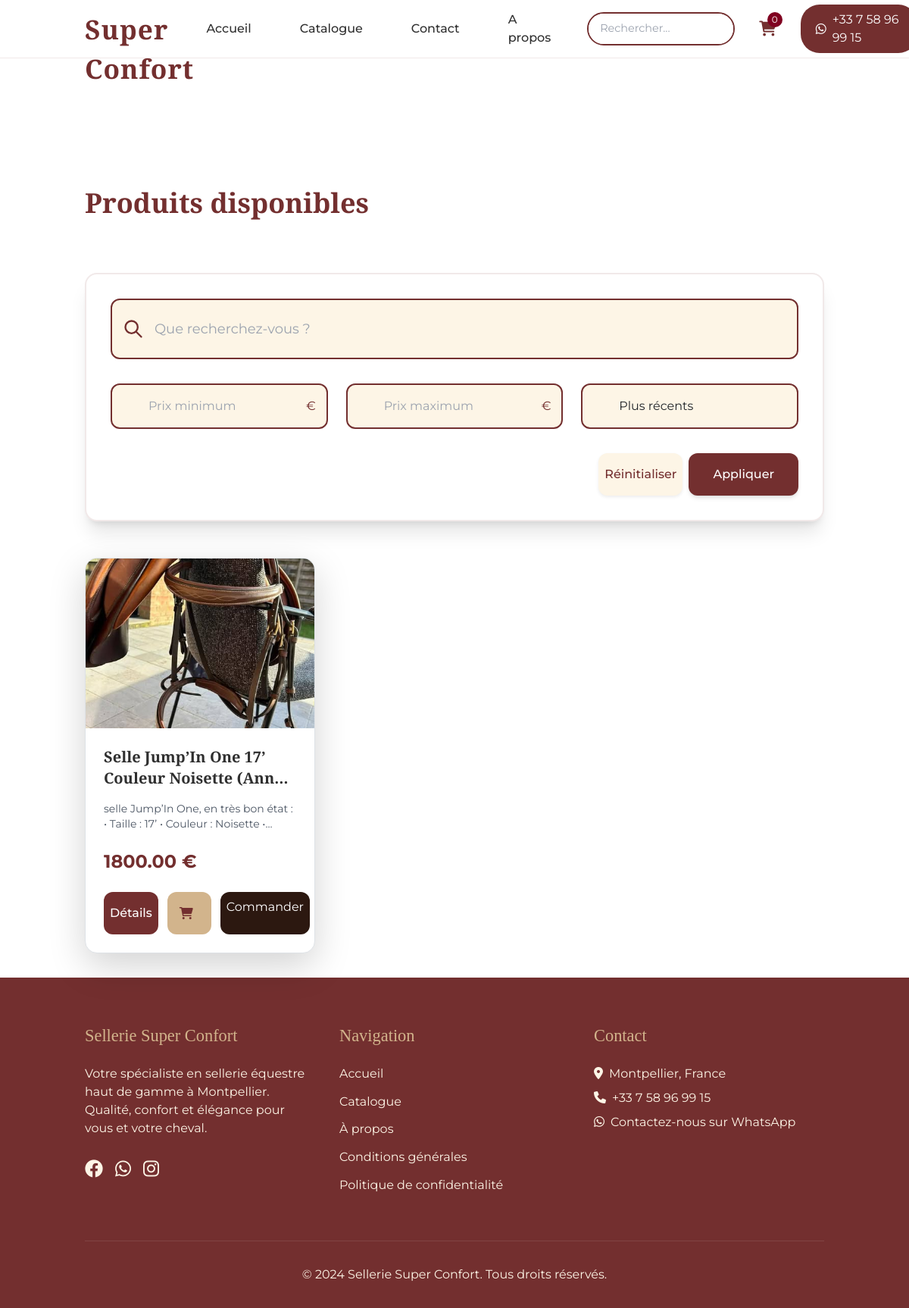
/catalogue/, run on the app's committed database.
### app/models.py (models this page shows, shortened)
class Product(models.Model):
    name = models.CharField(max_length=255)
    description = models.TextField()
    price = models.DecimalField(max_digits=10, decimal_places=2)
    image = models.ImageField(upload_to='products/', blank=True, null=True)
    owner = models.ForeignKey(User, on_delete=models.CASCADE, related_name="products")
    created_at = models.DateTimeField(auto_now_add=True)

### app/views.py (the view)
# urls.py: path('catalogue/', catalogue, name='catalogue'),
def catalogue(request):
    query = request.GET.get('q', '')
    sort = request.GET.get('sort', 'recent')  # Par défaut, tri par date
    min_price = request.GET.get('min_price', '')
    max_price = request.GET.get('max_price', '')
    cart = request.session.get('cart', {})
    cart_count = sum(cart.values()) if cart else 0
    products = Product.objects.all()
    if query:
        products = products.filter(
            Q(name__icontains=query) |
            Q(description__icontains=query) |
            Q(owner__username__icontains=query)
        )
    if min_price:
        products = products.filter(price__gte=float(min_price))
    if max_price:
        products = products.filter(price__lte=float(max_price))
    if sort == 'price_asc':
        products = products.order_by('price')
    elif sort == 'price_desc':
        products = products.order_by('-price')
    elif sort == 'recent':
        products = products.order_by('-created_at')
    elif sort == 'name':
        products = products.order_by('name')
    context = {
        'products': products,
        'current_query': query,
        'current_sort': sort,
        'current_min_price': min_price,
        'current_max_price': max_price,
        'cart_count': cart_count,  # Nombre d'articles dans le panier en cours de commande
    }
    return render(request, 'catalogue.html', context)

### app/templates/catalogue.html (shortened to what this page needs)
{% extends "base.html" %}
{% block content %}
<br><br><br><br>
<div class="container mx-auto px-4 py-8">
    <div class="flex flex-col md:flex-row justify-between items-center mb-12">
        <h2 class="text-4xl font-bold text-[#732F2F] mb-4 md:mb-0 font-['Cormorant_Garamond']">Produits disponibles</h2>
    </div>
    <div class="bg-white rounded-2xl shadow-xl p-8 mb-12 transform hover:scale-[1.01] transition-all duration-300 border-2 border-[#732F2F]/10">
        <form action="" method="GET" class="space-y-8">
            <div class="relative group">
                <input type="text" name="q" value="{{ current_query }}" placeholder="Que recherchez-vous ?"
                    class="w-full py-4 px-14 rounded-xl border-2 border-[#732F2F] focus:border-[#732F2F] focus:ring-4 focus:ring-[#732F2F]/20 transition-all text-lg bg-[#FDF5E6] group-hover:bg-white">
                <svg xmlns="http://www.w3.org/2000/svg" class="h-7 w-7 text-[#732F2F] absolute left-4 top-1/2 transform -translate-y-1/2 transition-colors"
                    fill="none" viewBox="0 0 24 24" stroke="currentColor">
                    <path stroke-linecap="round" stroke-linejoin="round" stroke-width="2"
                        d="M21 21l-6-6m2-5a7 7 0 11-14 0 7 7 0 0114 0z" />
                </svg>
            </div>
            <div class="grid grid-cols-1 md:grid-cols-3 gap-6">
                <div class="relative">
                    <input type="number" name="min_price" value="{{ current_min_price }}" placeholder="Prix minimum"
                        class="w-full py-3 px-5 rounded-xl border-2 border-[#732F2F] focus:border-[#732F2F] focus:ring-4 focus:ring-[#732F2F]/20 transition-all bg-[#FDF5E6] hover:bg-white">
                    <span class="absolute right-4 top-1/2 transform -translate-y-1/2 text-[#732F2F]">€</span>
                </div>
                <div class="relative">
                    <input type="number" name="max_price" value="{{ current_max_price }}" placeholder="Prix maximum"
                        class="w-full py-3 px-5 rounded-xl border-2 border-[#732F2F] focus:border-[#732F2F] focus:ring-4 focus:ring-[#732F2F]/20 transition-all bg-[#FDF5E6] hover:bg-white">
                    <span class="absolute right-4 top-1/2 transform -translate-y-1/2 text-[#732F2F]">€</span>
                </div>
                <select name="sort"
                    class="w-full py-3 px-5 rounded-xl border-2 border-[#732F2F] focus:border-[#732F2F] focus:ring-4 focus:ring-[#732F2F]/20 transition-all bg-[#FDF5E6] hover:bg-white appearance-none cursor-pointer">
                    <option value="recent" {% if current_sort == 'recent' %}selected{% endif %}>Plus récents</option>
                </select>
            </div>
            <div class="flex justify-end space-x-2">
                <a href="{% url 'catalogue' %}"
                    class="px-2 py-3 bg-[#FDF5E6] text-[#732F2F] rounded-xl hover:bg-[#D2B48C] transition-all shadow-sm hover:shadow-md font-medium">
                    Réinitialiser
                </a>
                <button type="submit"
                    class="px-8 py-3 bg-[#732F2F] text-white rounded-xl hover:bg-[#5A1E1E] transition-all shadow-md hover:shadow-xl font-medium">
                    Appliquer
                </button>
            </div>
        </form>
    </div>
    <div class="grid grid-cols-1 md:grid-cols-2 lg:grid-cols-3 xl:grid-cols-3 gap-8">
        {% for product in products %}
        <div class="bg-white shadow-lg rounded-2xl overflow-hidden transform transition-all duration-300 hover:scale-105 hover:shadow-2xl group border border-[#732F2F]/10">
            {% if product.image %}
            <div class="relative h-56 overflow-hidden">
                <img src="{{ product.image.url }}" alt="{{ product.name }}"
                    class="w-full h-full object-cover transform transition-transform duration-500 group-hover:scale-110">
            </div>
            {% endif %}
            <div class="p-6">
                <h3 class="text-xl font-bold text-[#2F2F2F] mb-3 line-clamp-2 group-hover:text-[#732F2F] transition-colors font-['Cormorant_Garamond']">{{ product.name }}</h3>
                <p class="text-gray-600 mb-4 text-sm line-clamp-2">{{ product.description }}</p>
                <div class="flex justify-between items-center mb-6">
                    <span class="text-[#732F2F] font-bold text-2xl">
                        {{ product.price }} €
                    </span>
                </div>
                <div class="flex justify-between space-x-3">
                    <a href="{% url 'product_detail' product.id %}"
                        class="flex-1 bg-[#732F2F] text-white text-center px-2 py-3 rounded-xl hover:bg-[#D2B48C] transition font-medium">
                        Détails
                    </a>
                    <button onclick="addToCart('{{ product.id }}')"
                        class="bg-[#D2B48C] text-[#732F2F] px-3 py-2 rounded-xl hover:bg-[#5A1E1E] hover:text-white transition-colors flex items-center">
                        <i class="fas fa-shopping-cart mr-2"></i>
                    </button>
                    <a href="{% url 'payment' product.id %}"
                        class="bg-[#2C1810] text-white px-2 py-2 rounded-xl hover:bg-[#D4AF37] transition-colors">
                        Commander
                    </a>
                </div>
            </div>
        </div>
        {% endfor %}
    </div>
</div>
{% endblock content %}

### app/templates/base.html (style rules this page uses)
:root { --burgundy: #732F2F; --deep-burgundy: #5A1E1E; --tan: #D2B48C; --cream: #FDF5E6; --charcoal: #2F2F2F; }
body { font-family: 'Montserrat', sans-serif; background-color: white; min-height: 100vh; display: flex; flex-direction: column; }

### data on the page
Product: image (picture), name "Selle Jump’In One 17’ Couleur Noisette…", description "selle Jump’In One, en très bon état : • Taille : 17’ • Couleur : Noisette…", price "1800.00"

### other printed values
{{ cart_count|default:'0' }} "0"
